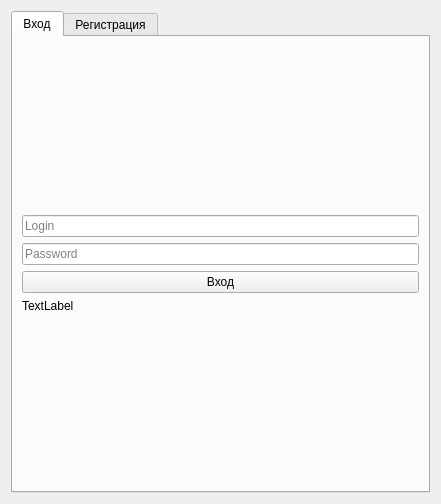
<?xml version="1.0" encoding="UTF-8"?>
<ui version="4.0">
 <class>mainwindow1</class>
 <widget class="QWidget" name="mainwindow1">
  <property name="geometry">
   <rect>
    <x>0</x>
    <y>0</y>
    <width>441</width>
    <height>504</height>
   </rect>
  </property>
  <property name="windowTitle">
   <string>Form</string>
  </property>
  <layout class="QGridLayout" name="gridLayout">
   <item row="0" column="0">
    <widget class="QTabWidget" name="tabWidget">
     <property name="currentIndex">
      <number>0</number>
     </property>
     <widget class="QWidget" name="tab">
      <attribute name="title">
       <string>Вход</string>
      </attribute>
      <layout class="QGridLayout" name="gridLayout_2">
       <item row="3" column="0">
        <widget class="QPushButton" name="button_enter">
         <property name="text">
          <string>Вход</string>
         </property>
        </widget>
       </item>
       <item row="4" column="0">
        <widget class="QLabel" name="info_label_enter">
         <property name="text">
          <string>TextLabel</string>
         </property>
        </widget>
       </item>
       <item row="1" column="0">
        <widget class="QLineEdit" name="login_line">
         <property name="placeholderText">
          <string>Login</string>
         </property>
         <property name="cursorMoveStyle">
          <enum>Qt::VisualMoveStyle</enum>
         </property>
        </widget>
       </item>
       <item row="2" column="0">
        <widget class="QLineEdit" name="pass_line">
         <property name="echoMode">
          <enum>QLineEdit::Password</enum>
         </property>
         <property name="placeholderText">
          <string>Password</string>
         </property>
        </widget>
       </item>
       <item row="0" column="0">
        <spacer name="verticalSpacer">
         <property name="orientation">
          <enum>Qt::Vertical</enum>
         </property>
         <property name="sizeHint" stdset="0">
          <size>
           <width>20</width>
           <height>40</height>
          </size>
         </property>
        </spacer>
       </item>
       <item row="5" column="0">
        <spacer name="verticalSpacer_2">
         <property name="orientation">
          <enum>Qt::Vertical</enum>
         </property>
         <property name="sizeHint" stdset="0">
          <size>
           <width>20</width>
           <height>40</height>
          </size>
         </property>
        </spacer>
       </item>
      </layout>
     </widget>
     <widget class="QWidget" name="tab_2">
      <attribute name="title">
       <string>Регистрация</string>
      </attribute>
      <layout class="QGridLayout" name="gridLayout_3">
       <item row="0" column="0">
        <spacer name="verticalSpacer_3">
         <property name="orientation">
          <enum>Qt::Vertical</enum>
         </property>
         <property name="sizeHint" stdset="0">
          <size>
           <width>20</width>
           <height>40</height>
          </size>
         </property>
        </spacer>
       </item>
       <item row="2" column="0">
        <widget class="QLineEdit" name="reg_pass_line">
         <property name="echoMode">
          <enum>QLineEdit::Password</enum>
         </property>
         <property name="placeholderText">
          <string>Password</string>
         </property>
        </widget>
       </item>
       <item row="4" column="0">
        <widget class="QLabel" name="info_label_reg">
         <property name="text">
          <string>TextLabel</string>
         </property>
        </widget>
       </item>
       <item row="3" column="0">
        <widget class="QPushButton" name="button_reg">
         <property name="text">
          <string>Регистрация</string>
         </property>
        </widget>
       </item>
       <item row="1" column="0">
        <widget class="QLineEdit" name="reg_login_line">
         <property name="placeholderText">
          <string>Login</string>
         </property>
        </widget>
       </item>
       <item row="5" column="0">
        <spacer name="verticalSpacer_4">
         <property name="orientation">
          <enum>Qt::Vertical</enum>
         </property>
         <property name="sizeHint" stdset="0">
          <size>
           <width>20</width>
           <height>40</height>
          </size>
         </property>
        </spacer>
       </item>
      </layout>
     </widget>
    </widget>
   </item>
  </layout>
 </widget>
 <resources/>
 <connections/>
</ui>
